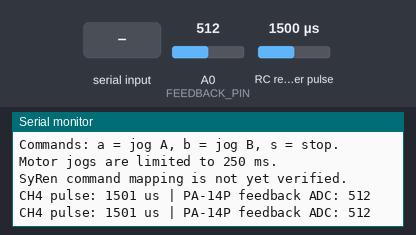
This sketch was run on a simulated Arduino Uno, built with avr-gcc and run on an emulated ATmega328P. On the bench: the last lines printed to the serial monitor. Wiring (inferred from the names in the program): RC receiver channel: data pin 4. The test bench sets the inputs (shaded band); at power-on: RC receiver pulse 1500 µs, A0 (FEEDBACK_PIN) = 512.

Above: at 2.2 s.
2.3 s: "a" received over Serial
At 3.1 s:
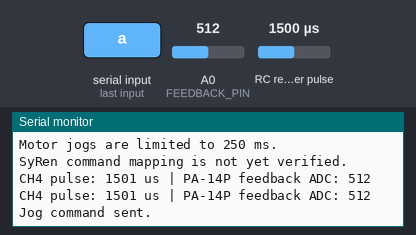
4.8 s: RC receiver pulse (sensor on pin 4) set to 1020 µs
At 6.1 s:
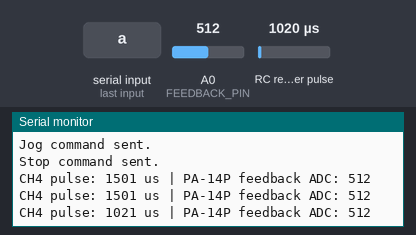
6.3 s: A0 (FEEDBACK_PIN) set to 716
At 7.1 s:
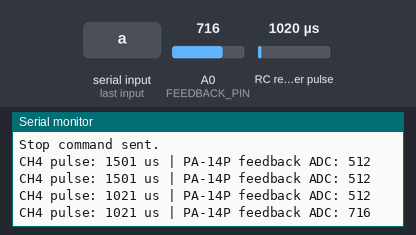
7.8 s: RC receiver pulse (sensor on pin 4) set to 1250 µs
At 9.1 s:
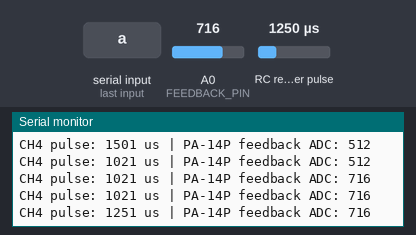
9.3 s: A0 (FEEDBACK_PIN) set to 900
At 9.8 s:
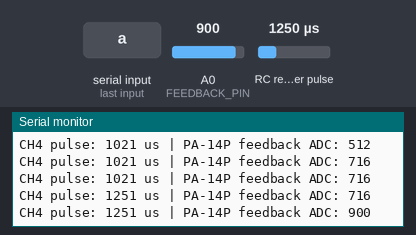
Timing chart, 0 to 11.8 s (numbered marks = the images above; inputs shaded):
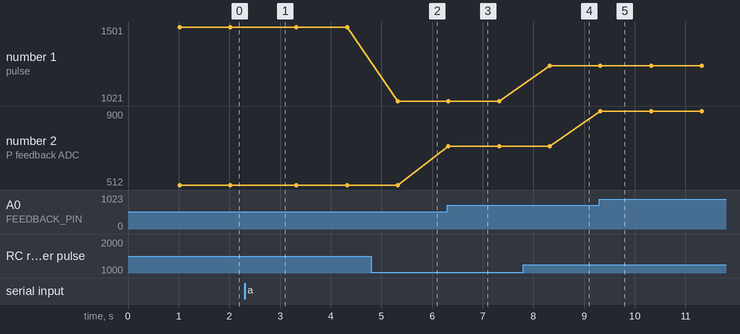

Measured:
- after the input at 2.3 s, the serial monitor: prints a new line at once (image 1)
- after the input at 4.8 s, the serial monitor: prints a new line after 0.52 s (image 2)
- after the input at 6.3 s, the serial monitor: prints a new line at once (image 3)
- after the input at 7.8 s, the serial monitor: prints a new line after 0.52 s (image 4)
- after the input at 9.3 s, the serial monitor: prints a new line at once (image 5)
- plotted number 1: 1501 → 1021 after the input at 4.8 s, 1021 → 1251 after the input at 7.8 s
- plotted number 2: 512 → 716 after the input at 6.3 s, 716 → 900 after the input at 9.3 s

The sketch:

07-1_pre_test.ino
```cpp
#include <SoftwareSerial.h>

// ============================================================
// POC 7-1 — SyRen 10 + PA-14P pre-test jog
// RadioMaster T8L -> ER8 -> Arduino Uno -> SyRen 10
// ============================================================

// ER8 CH4 signal -> Arduino D4
const uint8_t RECEIVER_CH4_PIN = 4;

// PA-14P feedback potentiometer:
// Yellow -> Arduino 5V
// White  -> Arduino GND
// Blue   -> Arduino A0
const uint8_t FEEDBACK_PIN = A0;

// Arduino D8 TX -> SyRen S1
// Arduino D7 RX is unused; no wire required.
SoftwareSerial syrenSerial(7, 8);

// Candidate simplified-serial commands.
// IMPORTANT: SyRen documentation conflicts on neutral and direction.
// These values are not yet verified against this specific unit.
const uint8_t STOP_CMD = 127;
const uint8_t JOG_A = 160;
const uint8_t JOG_B = 96;

const unsigned long JOG_DURATION_MS = 1000;
const unsigned long RECEIVER_TIMEOUT_US = 30000;
const unsigned long STATUS_INTERVAL_MS = 1000;

unsigned long lastStatusMs = 0;

void stopMotor() {
  syrenSerial.write(STOP_CMD);
}

void jogMotor(uint8_t command) {
  Serial.println(F("Jog command sent."));
  syrenSerial.write(command);
  delay(JOG_DURATION_MS);
  stopMotor();
  Serial.println(F("Stop command sent."));
}

void printStatus() {
  unsigned long pulseUs =
      pulseIn(RECEIVER_CH4_PIN, HIGH, RECEIVER_TIMEOUT_US);

  int feedbackADC = analogRead(FEEDBACK_PIN);

  Serial.print(F("CH4 pulse: "));
  if (pulseUs == 0) {
    Serial.print(F("NO VALID SIGNAL"));
  } else {
    Serial.print(pulseUs);
    Serial.print(F(" us"));
  }

  Serial.print(F(" | PA-14P feedback ADC: "));
  Serial.println(feedbackADC);
}

void setup() {
  pinMode(RECEIVER_CH4_PIN, INPUT);

  Serial.begin(115200);
  syrenSerial.begin(9600);

  // Allow startup, then send the candidate neutral command.
  delay(1000);
  stopMotor();

  Serial.println();
  Serial.println(F("POC 7-1 pre-test jog sketch ready."));
  Serial.println(F("T8L -> ER8 CH4 -> Arduino D4."));
  Serial.println(F("PA-14P feedback -> Arduino A0."));
  Serial.println(F("Arduino D8 TX -> SyRen S1."));
  Serial.println(F("Commands: a = jog A, b = jog B, s = stop."));
  Serial.println(F("Motor jogs are limited to 250 ms."));
  Serial.println(F("SyRen command mapping is not yet verified."));
}

void loop() {
  // Manual jog commands from Serial Monitor.
  if (Serial.available()) {
    char cmd = Serial.read();

    if (cmd == 'a' || cmd == 'A') {
      jogMotor(JOG_A);
    } else if (cmd == 'b' || cmd == 'B') {
      jogMotor(JOG_B);
    } else if (cmd == 's' || cmd == 'S') {
      stopMotor();
      Serial.println(F("Stop command sent."));
    }
  }

  // Report receiver and potentiometer readings.
  if (millis() - lastStatusMs >= STATUS_INTERVAL_MS) {
    lastStatusMs = millis();
    printStatus();
  }
}
```
